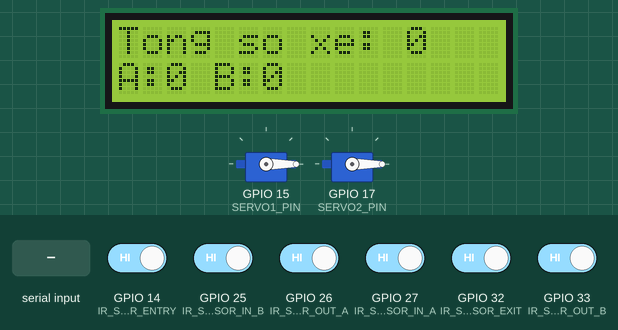
Simulated run of this sketch. Board: ESP32. Parts: 16×2 character LCD, 2 × servo. The inputs (shaded band) are chosen by the test bench; at power-on: GPIO 14 (IR_SENSOR_ENTRY), GPIO 25 (IR_SENSOR_IN_B), GPIO 26 (IR_SENSOR_OUT_A), GPIO 27 (IR_SENSOR_IN_A), GPIO 32 (IR_SENSOR_EXIT), GPIO 33 (IR_SENSOR_OUT_B) HIGH. What the sketch prints to the serial monitor is not drawn.

Above: at 2.2 s.
2.3 s: GPIO 32 (IR_SENSOR_EXIT) driven LOW
At 3.2 s:
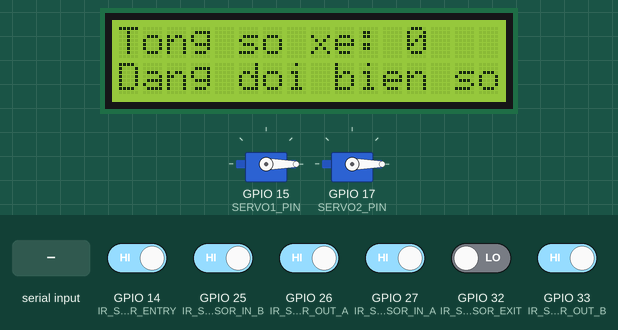
3.8 s: "RUN_SERVO1\n" received over Serial
At 4.5 s:
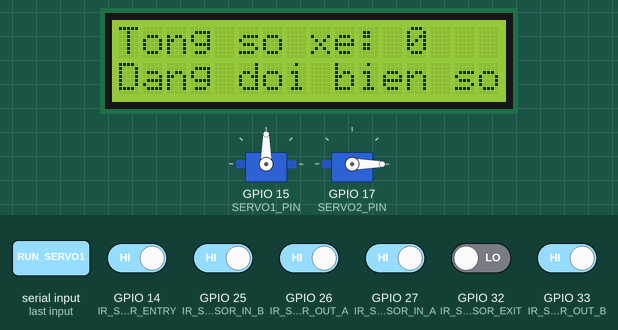
5.3 s: GPIO 14 (IR_SENSOR_ENTRY) driven LOW
At 7.9 s:
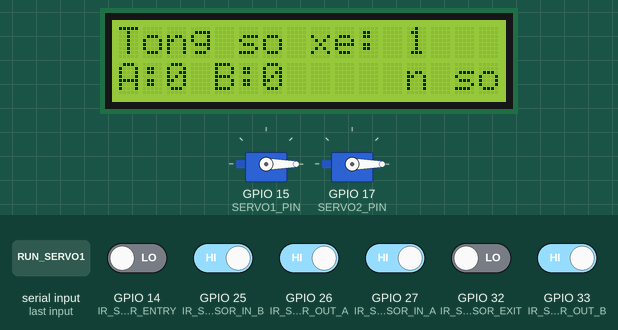
8.3 s: "RUN_SERVO2\n" received over Serial
At 9.0 s:
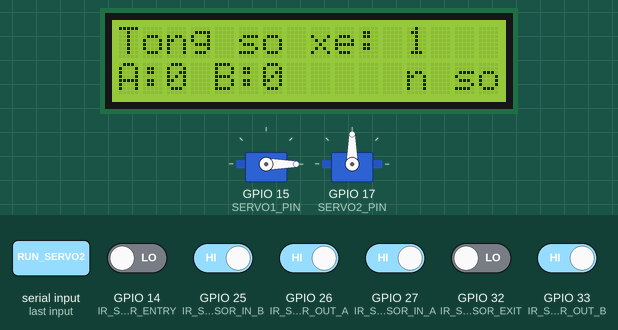
9.8 s: GPIO 25 (IR_SENSOR_IN_B) driven LOW
At 11.0 s:
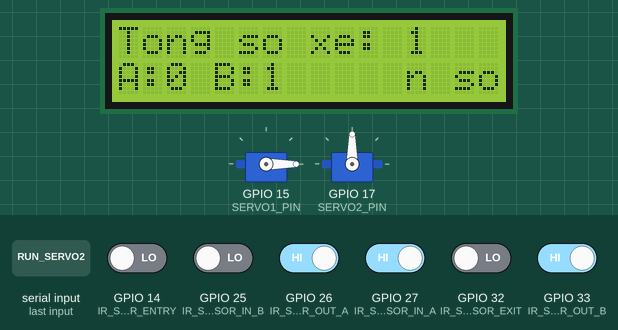
12.8 s: GPIO 27 (IR_SENSOR_IN_A) driven LOW
At 13.4 s:
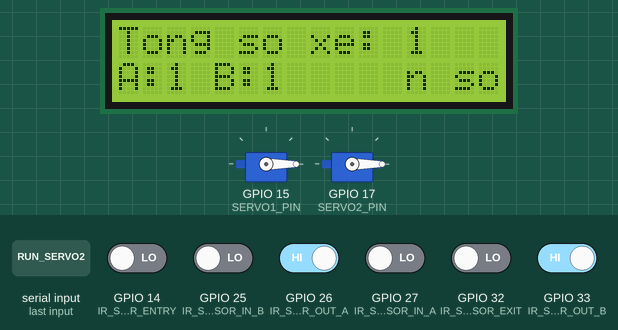
Timing chart, 0 to 15.3 s (numbered marks = the images above; inputs shaded):
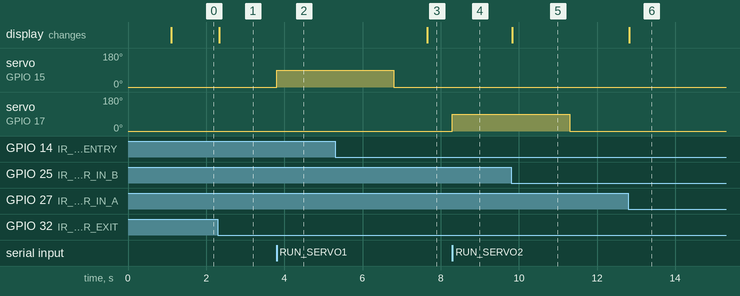

Measured:
- after the input at 2.3 s, the display: changes at once (image 1)
- after the input at 3.8 s, servo on GPIO 15 (SERVO1_PIN): 0° → 90° at once
- after the input at 5.3 s, the display: changes after 2.4 s (image 3)
- after the input at 8.3 s, servo on GPIO 17 (SERVO2_PIN): 0° → 90° at once
- after the input at 9.8 s, the display: changes at once (image 5)
- after the input at 12.8 s, the display: changes at once (image 6)

The sketch:

ESP32_21_05.ino
```cpp
#include <LiquidCrystal_I2C.h>
#include <ESP32Servo.h>

// Chân servo
#define SERVO1_PIN 15
#define SERVO2_PIN 17

// Cảm biến IR
#define IR_SENSOR_ENTRY 14
#define IR_SENSOR_EXIT 32
#define IR_SENSOR_IN_A 27
#define IR_SENSOR_OUT_A 26
#define IR_SENSOR_IN_B 25
#define IR_SENSOR_OUT_B 33

Servo servo1, servo2;
LiquidCrystal_I2C lcd(0x27, 16, 2);

// Biến đếm
int total = 0, total_A = 0, total_B = 0;

// Cờ và thời gian
bool requestEntry = false, requestExit = false;
unsigned long exitRequestTime = 0;
const unsigned long EXIT_TIMEOUT = 5000;

// Servo state machine
enum ServoState {IDLE, OPENING, WAITING, CLOSING};
ServoState servo1State = IDLE, servo2State = IDLE;
unsigned long servo1Timer = 0, servo2Timer = 0;
const unsigned long SERVO_WAIT_TIME = 3000;

// Serial buffer
String serialBuffer = "";

// Hiển thị LCD
unsigned long lastLCDUpdate = 0;
int lastTotal = -1, lastA = -1, lastB = -1;

void setup() {
  Serial.begin(115200);
  lcd.begin(); lcd.backlight(); lcd.clear();
  lcd.setCursor(0, 0); lcd.print("Khoi dong...");
  delay(1000);

  pinMode(IR_SENSOR_ENTRY, INPUT);
  pinMode(IR_SENSOR_EXIT, INPUT);
  pinMode(IR_SENSOR_IN_A, INPUT);
  pinMode(IR_SENSOR_OUT_A, INPUT);
  pinMode(IR_SENSOR_IN_B, INPUT);
  pinMode(IR_SENSOR_OUT_B, INPUT);

  ESP32PWM::allocateTimer(0);
  ESP32PWM::allocateTimer(1);
  servo1.setPeriodHertz(50); servo2.setPeriodHertz(50);
  servo1.attach(SERVO1_PIN, 500, 2500);
  servo2.attach(SERVO2_PIN, 500, 2500);
  servo1.write(0); servo2.write(0);
}

void loop() {
  static int lastEntry = HIGH, lastExit = HIGH;
  static int lastInA = HIGH, lastOutA = HIGH;
  static int lastInB = HIGH, lastOutB = HIGH;

  int currEntry = digitalRead(IR_SENSOR_ENTRY);
  int currExit  = digitalRead(IR_SENSOR_EXIT);
  int currInA   = digitalRead(IR_SENSOR_IN_A);
  int currOutA  = digitalRead(IR_SENSOR_OUT_A);
  int currInB   = digitalRead(IR_SENSOR_IN_B);
  int currOutB  = digitalRead(IR_SENSOR_OUT_B);

  // XE VÀO
  if (currEntry == LOW && lastEntry == HIGH && !requestEntry) {
    Serial.println("CAR_ENTRY");
    requestEntry = true;
  }

  // XE RA
  if (currExit == LOW && lastExit == HIGH && !requestExit) {
    Serial.println("CAR_EXIT");
    requestExit = true;
    exitRequestTime = millis();
  }

  if (requestExit && millis() - exitRequestTime > EXIT_TIMEOUT) {
    Serial.println("TIMEOUT_EXIT");
    requestExit = false;
  }

  // VÀO RA BÃI A
  if (currInA == LOW && lastInA == HIGH) {
    total_A++; Serial.println("Vao Bai A");
  }
  if (currOutA == LOW && lastOutA == HIGH && total_A > 0) {
    total_A--; Serial.println("Ra Bai A");
  }

  // VÀO RA BÃI B
  if (currInB == LOW && lastInB == HIGH) {
    total_B++; Serial.println("Vao Bai B");
  }
  if (currOutB == LOW && lastOutB == HIGH && total_B > 0) {
    total_B--; Serial.println("Ra Bai B");
  }

  // NON-BLOCKING SERIAL
  while (Serial.available()) {
    char c = Serial.read();
    if (c == '\n') {
      processSerialCommand(serialBuffer);
      serialBuffer = "";
    } else {
      serialBuffer += c;
    }
  }

  // SERVO 1 STATE MACHINE
  handleServo(servo1, servo1State, servo1Timer, requestEntry, total, "SERVO1_DONE");

  // SERVO 2 STATE MACHINE
  handleServo(servo2, servo2State, servo2Timer, requestExit, total, "SERVO2_DONE");

  // Cập nhật LCD mỗi 300ms nếu thay đổi
  if (millis() - lastLCDUpdate > 300) {
    if (total != lastTotal || total_A != lastA || total_B != lastB || requestExit) {
      lcd.setCursor(0, 0);
      lcd.print("Tong so xe: ");
      lcd.print(total);
      lcd.print("   ");

      lcd.setCursor(0, 1);
      if (requestExit) {
        lcd.print("Dang doi bien so ");
      } else {
        lcd.print("A:");
        lcd.print(total_A);
        lcd.print(" B:");
        lcd.print(total_B);
        lcd.print("     ");
      }

      lastTotal = total;
      lastA = total_A;
      lastB = total_B;
      lastLCDUpdate = millis();
    }
  }

  // Cập nhật trạng thái cảm biến
  lastEntry = currEntry; lastExit = currExit;
  lastInA = currInA; lastOutA = currOutA;
  lastInB = currInB; lastOutB = currOutB;
}

void processSerialCommand(const String& cmd) {
  if (cmd == "RUN_SERVO1" && servo1State == IDLE) {
    servo1State = OPENING;
    servo1Timer = millis();
  } else if (cmd == "RUN_SERVO2" && servo2State == IDLE) {
    servo2State = OPENING;
    servo2Timer = millis();
  }
}

void handleServo(Servo& s, ServoState& state, unsigned long& timer, bool& requestFlag, int& total, const char* doneMsg) {
  switch (state) {
    case OPENING:
      s.write(90);
      timer = millis();
      state = WAITING;
      break;

    case WAITING:
      if (millis() - timer >= SERVO_WAIT_TIME) {
        s.write(0);
        timer = millis();
        state = CLOSING;
      }
      break;

    case CLOSING:
      if (millis() - timer >= 500) {
        Serial.println(doneMsg);
        if (requestFlag) {
          if (String(doneMsg) == "SERVO1_DONE") total++;
          else if (String(doneMsg) == "SERVO2_DONE" && total > 0) total--;
          requestFlag = false;
        }
        state = IDLE;
      }
      break;

    case IDLE:
    default:
      break;
  }
}
```
